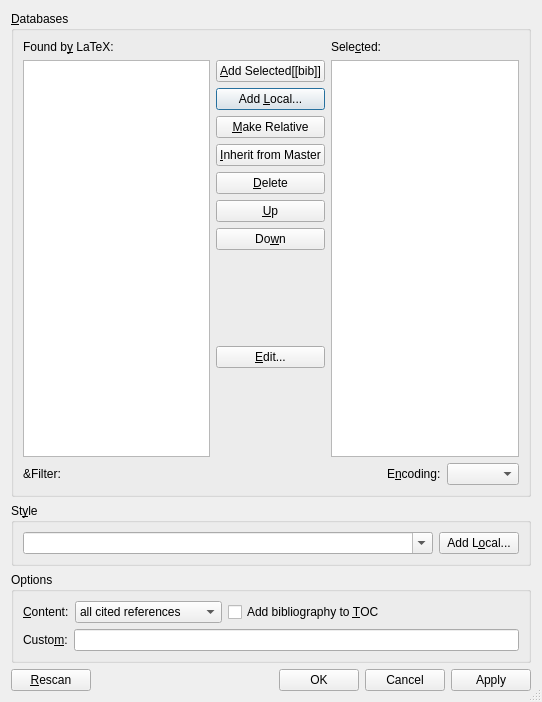
<?xml version="1.0" encoding="UTF-8"?>
<ui version="4.0">
 <class>BibtexUi</class>
 <widget class="QDialog" name="BibtexUi">
  <property name="geometry">
   <rect>
    <x>0</x>
    <y>0</y>
    <width>542</width>
    <height>702</height>
   </rect>
  </property>
  <property name="windowTitle">
   <string/>
  </property>
  <property name="sizeGripEnabled">
   <bool>true</bool>
  </property>
  <layout class="QGridLayout" name="gridLayout_4">
   <item row="0" column="0">
    <widget class="QGroupBox" name="bibGB">
     <property name="toolTip">
      <string>BibTeX database(s) to use</string>
     </property>
     <property name="title">
      <string>&amp;Databases</string>
     </property>
     <property name="flat">
      <bool>true</bool>
     </property>
     <layout class="QGridLayout" name="gridLayout">
      <item row="0" column="0">
       <layout class="QVBoxLayout" name="verticalLayout_2">
        <item>
         <widget class="QLabel" name="bibLA">
          <property name="text">
           <string>Found b&amp;y LaTeX:</string>
          </property>
          <property name="buddy">
           <cstring>availableLV</cstring>
          </property>
         </widget>
        </item>
        <item>
         <widget class="QListView" name="availableLV">
          <property name="editTriggers">
           <set>QAbstractItemView::NoEditTriggers</set>
          </property>
         </widget>
        </item>
       </layout>
      </item>
      <item row="0" column="1">
       <layout class="QVBoxLayout" name="verticalLayout">
        <item>
         <widget class="QLabel" name="label_2">
          <property name="text">
           <string/>
          </property>
         </widget>
        </item>
        <item>
         <widget class="QPushButton" name="addBibPB">
          <property name="toolTip">
           <string>Add the selected BibTeX database from the list on the left</string>
          </property>
          <property name="text">
           <string>&amp;Add Selected[[bib]]</string>
          </property>
         </widget>
        </item>
        <item>
         <widget class="QPushButton" name="browseBibPB">
          <property name="toolTip">
           <string>Add a BibTeX database from your local directory</string>
          </property>
          <property name="text">
           <string>Add &amp;Local...</string>
          </property>
          <property name="autoDefault">
           <bool>false</bool>
          </property>
          <property name="default">
           <bool>true</bool>
          </property>
         </widget>
        </item>
        <item>
         <widget class="QPushButton" name="relAbsPB">
          <property name="toolTip">
           <string>Transfer an absolute local path to a relative one or vice versa</string>
          </property>
          <property name="text">
           <string>&amp;Make Relative</string>
          </property>
         </widget>
        </item>
        <item>
         <widget class="QPushButton" name="inheritPB">
          <property name="toolTip">
           <string>Inherit bibliography databases from the master document</string>
          </property>
          <property name="text">
           <string>&amp;Inherit from Master</string>
          </property>
         </widget>
        </item>
        <item>
         <widget class="QPushButton" name="deletePB">
          <property name="toolTip">
           <string>Remove the selected database</string>
          </property>
          <property name="text">
           <string>&amp;Delete</string>
          </property>
         </widget>
        </item>
        <item>
         <widget class="QPushButton" name="upPB">
          <property name="sizePolicy">
           <sizepolicy hsizetype="Minimum" vsizetype="Fixed">
            <horstretch>0</horstretch>
            <verstretch>0</verstretch>
           </sizepolicy>
          </property>
          <property name="toolTip">
           <string>Move the selected database up (Ctrl-Up)</string>
          </property>
          <property name="text">
           <string>&amp;Up</string>
          </property>
          <property name="icon">
           <iconset>
            <normaloff>.</normaloff>.</iconset>
          </property>
          <property name="autoDefault">
           <bool>false</bool>
          </property>
         </widget>
        </item>
        <item>
         <widget class="QPushButton" name="downPB">
          <property name="sizePolicy">
           <sizepolicy hsizetype="Minimum" vsizetype="Fixed">
            <horstretch>0</horstretch>
            <verstretch>0</verstretch>
           </sizepolicy>
          </property>
          <property name="toolTip">
           <string>Move the selected database down (Ctrl-Down)</string>
          </property>
          <property name="text">
           <string>Do&amp;wn</string>
          </property>
          <property name="icon">
           <iconset>
            <normaloff>.</normaloff>.</iconset>
          </property>
          <property name="autoDefault">
           <bool>false</bool>
          </property>
         </widget>
        </item>
        <item>
         <spacer name="verticalSpacer_2">
          <property name="orientation">
           <enum>Qt::Vertical</enum>
          </property>
          <property name="sizeHint" stdset="0">
           <size>
            <width>20</width>
            <height>40</height>
           </size>
          </property>
         </spacer>
        </item>
        <item>
         <widget class="QPushButton" name="editPB">
          <property name="toolTip">
           <string>Edit selected database externally</string>
          </property>
          <property name="text">
           <string>&amp;Edit...</string>
          </property>
          <property name="icon">
           <iconset>
            <normaloff>.</normaloff>.</iconset>
          </property>
         </widget>
        </item>
        <item>
         <spacer name="verticalSpacer">
          <property name="orientation">
           <enum>Qt::Vertical</enum>
          </property>
          <property name="sizeHint" stdset="0">
           <size>
            <width>20</width>
            <height>40</height>
           </size>
          </property>
         </spacer>
        </item>
       </layout>
      </item>
      <item row="0" column="2">
       <layout class="QVBoxLayout" name="verticalLayout_3">
        <item>
         <widget class="QLabel" name="label">
          <property name="text">
           <string>Sele&amp;cted:</string>
          </property>
          <property name="buddy">
           <cstring>selectedLV</cstring>
          </property>
         </widget>
        </item>
        <item>
         <widget class="QTableView" name="selectedLV"/>
        </item>
       </layout>
      </item>
      <item row="1" column="0">
       <layout class="QHBoxLayout" name="horizontalLayout_5">
        <item>
         <widget class="QLabel" name="findKeysLA">
          <property name="text">
           <string>&amp;Filter:</string>
          </property>
          <property name="alignment">
           <set>Qt::AlignLeading|Qt::AlignLeft|Qt::AlignVCenter</set>
          </property>
         </widget>
        </item>
        <item>
         <layout class="QHBoxLayout" name="filterBarL"/>
        </item>
       </layout>
      </item>
      <item row="1" column="1" colspan="2">
       <layout class="QHBoxLayout" name="horizontalLayout_2">
        <item>
         <spacer name="horizontalSpacer">
          <property name="orientation">
           <enum>Qt::Horizontal</enum>
          </property>
          <property name="sizeHint" stdset="0">
           <size>
            <width>40</width>
            <height>20</height>
           </size>
          </property>
         </spacer>
        </item>
        <item>
         <widget class="QLabel" name="bibEncodingLA">
          <property name="text">
           <string>E&amp;ncoding:</string>
          </property>
          <property name="buddy">
           <cstring>bibEncodingCO</cstring>
          </property>
         </widget>
        </item>
        <item>
         <widget class="QComboBox" name="bibEncodingCO">
          <property name="toolTip">
           <string>If your bibliography databases use a different encoding than the LyX document, specify it here</string>
          </property>
         </widget>
        </item>
       </layout>
      </item>
     </layout>
    </widget>
   </item>
   <item row="1" column="0">
    <widget class="QGroupBox" name="bstGB">
     <property name="toolTip">
      <string>The BibTeX style</string>
     </property>
     <property name="title">
      <string>St&amp;yle</string>
     </property>
     <layout class="QGridLayout" name="gridLayout_2">
      <item row="0" column="0">
       <widget class="QComboBox" name="styleCB">
        <property name="sizePolicy">
         <sizepolicy hsizetype="MinimumExpanding" vsizetype="Fixed">
          <horstretch>0</horstretch>
          <verstretch>0</verstretch>
         </sizepolicy>
        </property>
        <property name="toolTip">
         <string>Choose a style file</string>
        </property>
        <property name="inputMethodHints">
         <set>Qt::ImhLatinOnly</set>
        </property>
        <property name="editable">
         <bool>true</bool>
        </property>
        <property name="duplicatesEnabled">
         <bool>false</bool>
        </property>
       </widget>
      </item>
      <item row="0" column="1">
       <widget class="QPushButton" name="stylePB">
        <property name="toolTip">
         <string>Select a style file from your local directory</string>
        </property>
        <property name="text">
         <string>Add L&amp;ocal...</string>
        </property>
        <property name="autoDefault">
         <bool>false</bool>
        </property>
       </widget>
      </item>
     </layout>
    </widget>
   </item>
   <item row="2" column="0">
    <widget class="QGroupBox" name="optionsGB">
     <property name="title">
      <string>Options</string>
     </property>
     <property name="flat">
      <bool>true</bool>
     </property>
     <layout class="QGridLayout" name="gridLayout_3">
      <item row="0" column="0">
       <layout class="QHBoxLayout" name="horizontalLayout_3">
        <item>
         <widget class="QLabel" name="btPrintLA">
          <property name="sizePolicy">
           <sizepolicy hsizetype="Minimum" vsizetype="Fixed">
            <horstretch>0</horstretch>
            <verstretch>0</verstretch>
           </sizepolicy>
          </property>
          <property name="toolTip">
           <string>This bibliography section contains...</string>
          </property>
          <property name="text">
           <string>&amp;Content:</string>
          </property>
          <property name="buddy">
           <cstring>btPrintCO</cstring>
          </property>
         </widget>
        </item>
        <item>
         <widget class="QComboBox" name="btPrintCO">
          <property name="toolTip">
           <string>This bibliography section contains...</string>
          </property>
          <item>
           <property name="text">
            <string>all cited references</string>
           </property>
          </item>
          <item>
           <property name="text">
            <string>all uncited references</string>
           </property>
          </item>
          <item>
           <property name="text">
            <string>all references</string>
           </property>
          </item>
         </widget>
        </item>
        <item>
         <widget class="QCheckBox" name="bibtocCB">
          <property name="toolTip">
           <string>Add bibliography to the table of contents</string>
          </property>
          <property name="text">
           <string>Add bibliography to &amp;TOC</string>
          </property>
         </widget>
        </item>
        <item>
         <spacer name="horizontalSpacer_3">
          <property name="orientation">
           <enum>Qt::Horizontal</enum>
          </property>
          <property name="sizeHint" stdset="0">
           <size>
            <width>40</width>
            <height>20</height>
           </size>
          </property>
         </spacer>
        </item>
       </layout>
      </item>
      <item row="2" column="0">
       <layout class="QHBoxLayout" name="horizontalLayout">
        <item>
         <widget class="QLabel" name="biblatexOptsLA">
          <property name="text">
           <string>Custo&amp;m:</string>
          </property>
          <property name="buddy">
           <cstring>biblatexOptsLE</cstring>
          </property>
         </widget>
        </item>
        <item>
         <widget class="QLineEdit" name="biblatexOptsLE">
          <property name="toolTip">
           <string>Options to the biblatex bibliography command. See the biblatex manual for details.</string>
          </property>
          <property name="inputMethodHints">
           <set>Qt::ImhPreferLatin</set>
          </property>
         </widget>
        </item>
       </layout>
      </item>
     </layout>
    </widget>
   </item>
   <item row="3" column="0">
    <layout class="QHBoxLayout">
     <property name="spacing">
      <number>6</number>
     </property>
     <property name="leftMargin">
      <number>0</number>
     </property>
     <property name="topMargin">
      <number>0</number>
     </property>
     <property name="rightMargin">
      <number>0</number>
     </property>
     <property name="bottomMargin">
      <number>0</number>
     </property>
     <item>
      <widget class="QPushButton" name="rescanPB">
       <property name="toolTip">
        <string>Scan for new databases and styles</string>
       </property>
       <property name="text">
        <string>&amp;Rescan</string>
       </property>
      </widget>
     </item>
     <item>
      <spacer>
       <property name="orientation">
        <enum>Qt::Horizontal</enum>
       </property>
       <property name="sizeType">
        <enum>QSizePolicy::Expanding</enum>
       </property>
       <property name="sizeHint" stdset="0">
        <size>
         <width>20</width>
         <height>20</height>
        </size>
       </property>
      </spacer>
     </item>
     <item>
      <widget class="QDialogButtonBox" name="buttonBox">
       <property name="standardButtons">
        <set>QDialogButtonBox::Apply|QDialogButtonBox::Cancel|QDialogButtonBox::Ok</set>
       </property>
      </widget>
     </item>
    </layout>
   </item>
  </layout>
 </widget>
 <tabstops>
  <tabstop>deletePB</tabstop>
  <tabstop>styleCB</tabstop>
  <tabstop>stylePB</tabstop>
  <tabstop>btPrintCO</tabstop>
 </tabstops>
 <includes>
  <include location="local">qt_i18n.h</include>
 </includes>
 <resources/>
 <connections/>
</ui>
